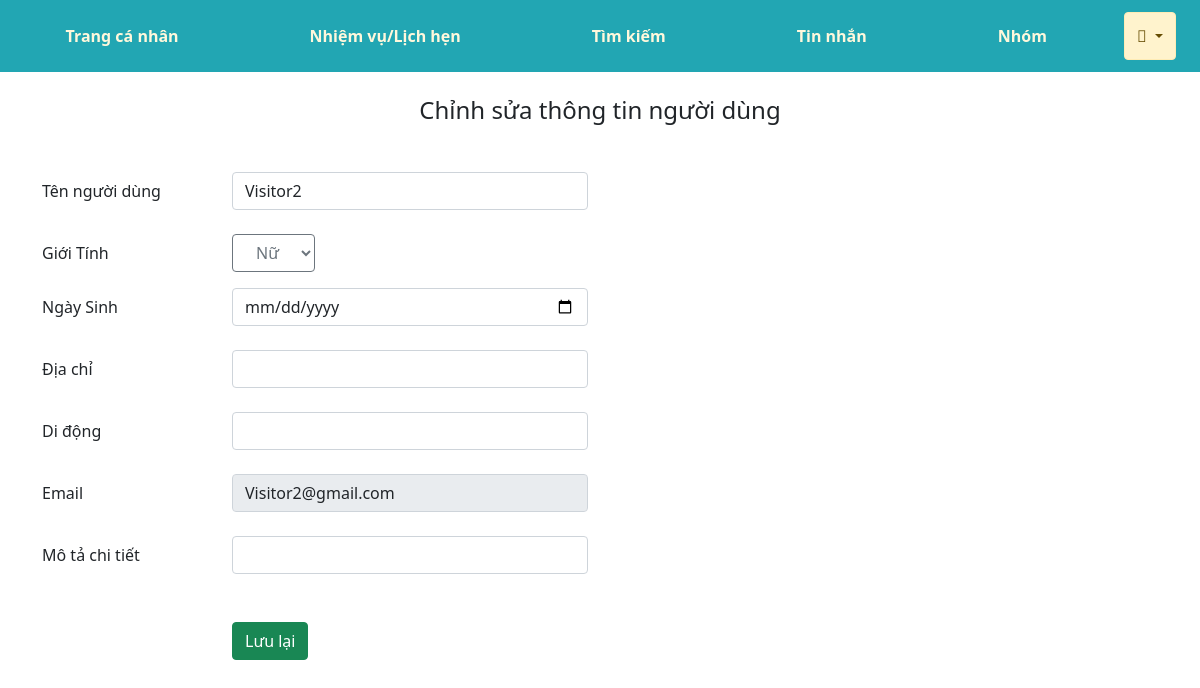
The app's page /src/user/chinhsuathongtin.php (signed in) with its own data.
### tables this page shows
CREATE TABLE `tb_nguoidung` (
  `id_nguoidung` int(10) UNSIGNED NOT NULL,
  `tennguoidung` varchar(100) NOT NULL,
  `sodienthoai` varchar(13) NOT NULL,
  `ngaysinh` date NOT NULL,
  `diachi` varchar(255) NOT NULL,
  `email` varchar(255) NOT NULL,
  `gioitinh` tinyint(1) NOT NULL,
  `mota` varchar(2000) NOT NULL
);

### src/user/chinhsuathongtin.php (the view, shortened to what this page needs)
<?php
    include './menu_footer/menu.php';
    $id_nguoidung = $_SESSION['user_login'];
?>
    <div class="container">
        <form action="" method="post">
            <h4 class="mt-4 mb-4 text-center">Chỉnh sửa thông tin người dùng</h4>
                <?php
                    include '../config/config.php';
                    $sql = "SELECT * FROM tb_nguoidung WHERE id_nguoidung = '$id_nguoidung'";
                    $result = mysqli_query($conn,$sql);
                        if(mysqli_num_rows($result)>0){
                            while($row = mysqli_fetch_assoc($result)){
                ?>
                    <div class="form-group row mt-5">
                        <label for="tennguoidung" class="col-sm-2 col-form-label">Tên người dùng</label>
                        <div class="col-sm-4">
                            <input type="text" class="form-control mb-2" id="tennguoidung" name="tennguoidung"  value = "<?php echo $row['tennguoidung']?>">
                        </div>
                    </div>
                    <?php
                        if($row['gioitinh'] == '0'){
                            $gioitinh = 'Nữ';
                        }else{
                            $gioitinh = 'Nam';
                        }
                    ?>
                    <div class="form-group row mt-3">
                        <label for="gioitinh" class="col-sm-2 col-form-label">Giới Tính</label>
                        <div class="col-sm-4">
                            <select name="gioitinh" id="gioitinh" class="btn btn-outline-secondary">
                                <option value="<?php echo $row['gioitinh']?>"><?php echo $gioitinh ?></option>
                            </select>
                        </div>
                    </div>
                    <div class="form-group row mt-3">
                        <label for="ngaysinh" class="col-sm-2 col-form-label">Ngày Sinh</label>
                        <div class="col-sm-4">
                            <input type="date" class="form-control mb-2" id="ngaysinh" name="ngaysinh" value = "<?php echo $row['ngaysinh']?>">
                        </div>
                    </div>
                    <div class="form-group row mt-3">
                        <label for="diachi" class="col-sm-2 col-form-label">Địa chỉ</label>
                        <div class="col-sm-4">
                            <input type="text" class="form-control mb-2" id="diachi" name="diachi" value = "<?php echo $row['diachi']?>">
                        </div>
                    </div>
                    <div class="form-group row mt-3">
                        <label for="sodienthoai" class="col-sm-2 col-form-label">Di động</label>
                        <div class="col-sm-4">
                            <input type="text" class="form-control mb-2" id="sodienthoai" name="sodienthoai" value = "<?php echo $row['sodienthoai']?>">
                        </div>
                    </div>
                    <div class="form-group row mt-3">
                        <label for="email" class="col-sm-2 col-form-label">Email</label>
                        <div class="col-sm-4">
                            <input type="email" class="form-control mb-2" id="email" name="email" disabled value = "<?php echo $row['email']?>">
                        </div>
                    </div>
                    <div class="form-group row mt-3">
                        <label for="mota" class="col-sm-2 col-form-label">Mô tả chi tiết</label>
                        <div class="col-sm-4">
                            <input type="text" class="form-control mb-2" id="mota" name="mota" value = "<?php echo $row['mota']?>">
                        </div>
                    </div>
                    <?php
                    }
                }
                ?>
                <br>
                <div class="form-group row mt-3 mb-5">
                    <label for="btn" class="col-sm-2 col-form-label"></label>
                    <div class="col-sm-10">
                        <button type="button" class="btn btn-success mb-5" id="chinhsua">Lưu lại</button>
                    </div>
                </div>
            </form>
    </div>
<?php
    include './menu_footer/footer.php';
?>

### records on screen
tb_nguoidung: tennguoidung "Visitor2", gioitinh "Nữ", email "Visitor2@gmail.com"
